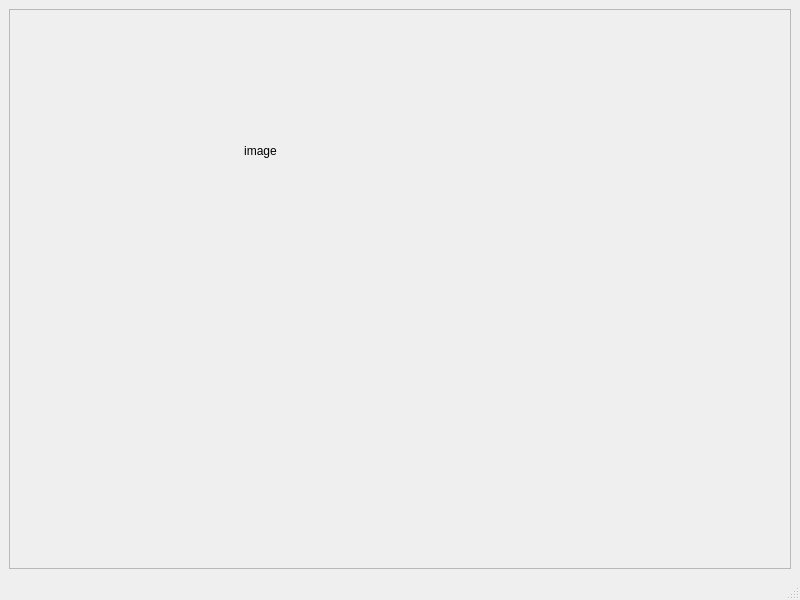
<?xml version="1.0" encoding="UTF-8"?>
<ui version="4.0">
 <class>ImagePreviewWindow</class>
 <widget class="QMainWindow" name="ImagePreviewWindow">
  <property name="geometry">
   <rect>
    <x>0</x>
    <y>0</y>
    <width>800</width>
    <height>600</height>
   </rect>
  </property>
  <property name="windowTitle">
   <string>Image Preview</string>
  </property>
  <widget class="QWidget" name="centralwidget">
   <layout class="QGridLayout" name="gridLayout">
    <item row="0" column="0">
     <widget class="QScrollArea" name="scrollArea">
      <property name="widgetResizable">
       <bool>true</bool>
      </property>
      <widget class="QWidget" name="scrollAreaWidgetContents">
       <property name="geometry">
        <rect>
         <x>0</x>
         <y>0</y>
         <width>780</width>
         <height>539</height>
        </rect>
       </property>
       <property name="sizePolicy">
        <sizepolicy hsizetype="Ignored" vsizetype="Ignored">
         <horstretch>0</horstretch>
         <verstretch>0</verstretch>
        </sizepolicy>
       </property>
       <widget class="QLabel" name="imageLabel">
        <property name="geometry">
         <rect>
          <x>0</x>
          <y>0</y>
          <width>501</width>
          <height>281</height>
         </rect>
        </property>
        <property name="sizePolicy">
         <sizepolicy hsizetype="Expanding" vsizetype="Expanding">
          <horstretch>0</horstretch>
          <verstretch>0</verstretch>
         </sizepolicy>
        </property>
        <property name="text">
         <string>image</string>
        </property>
        <property name="alignment">
         <set>Qt::AlignCenter</set>
        </property>
       </widget>
      </widget>
     </widget>
    </item>
   </layout>
  </widget>
  <widget class="QMenuBar" name="menubar">
   <property name="geometry">
    <rect>
     <x>0</x>
     <y>0</y>
     <width>800</width>
     <height>21</height>
    </rect>
   </property>
  </widget>
  <widget class="QStatusBar" name="statusbar"/>
 </widget>
 <resources/>
 <connections/>
</ui>
